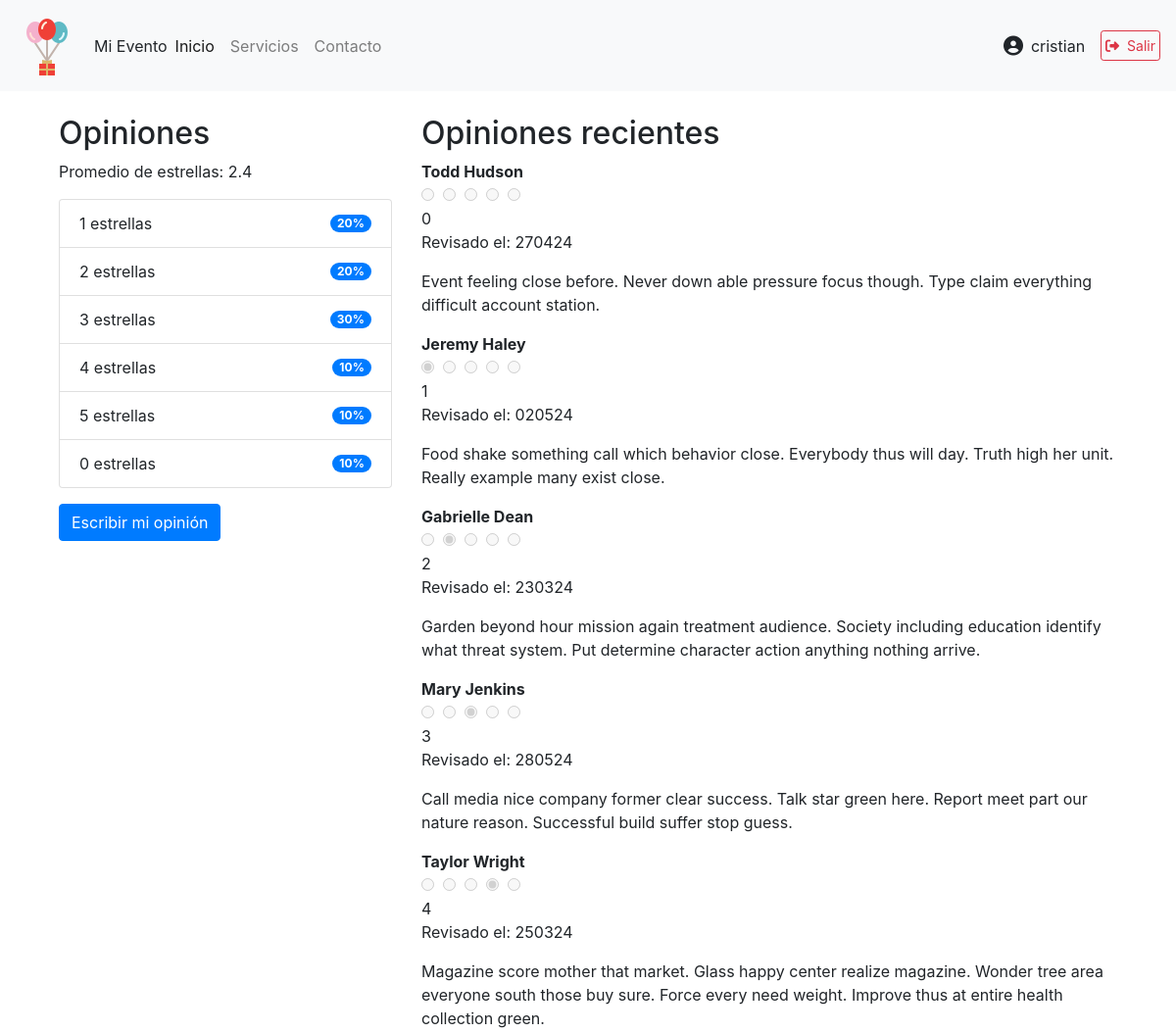
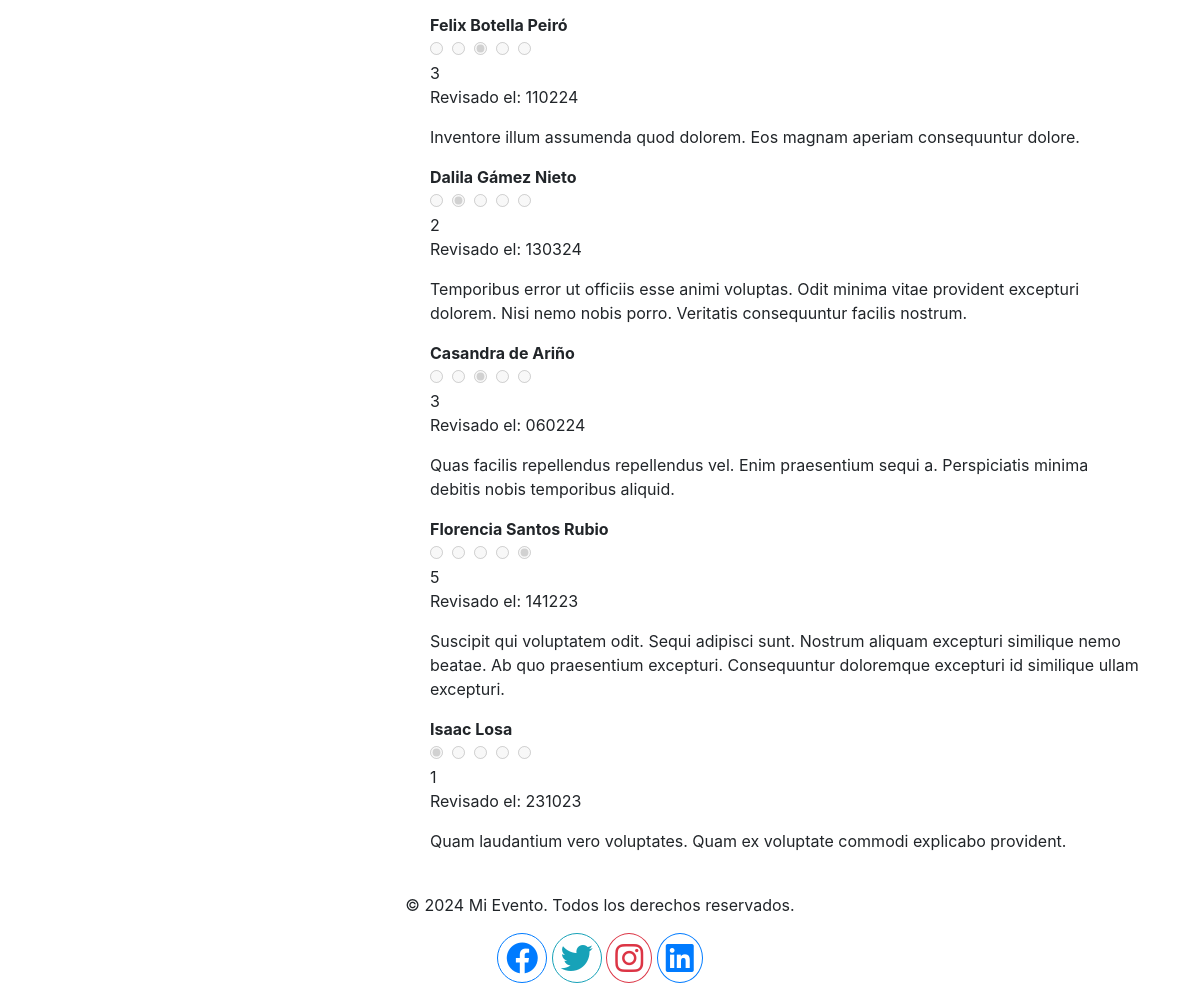
Screenshot of /comentarios/ (signed in) with the database file from the repository (2 pictures, top to bottom).
### servicios/models.py (models this page shows)
class Comentario(models.Model):
    nombre = models.CharField(max_length=100)
    comentario = models.TextField()
    imagen = models.ImageField(upload_to='comentarios/', blank=True, null=True)
    calificacion = models.PositiveIntegerField()
    fecha = models.DateField()

### servicios/views.py (the view)
# urls.py: path('comentarios/', views.ver_comentarios, name='ver_comentarios'),
def ver_comentarios(request):
    comentarios = Comentario.objects.all()
    promedio = comentarios.aggregate(Avg('calificacion'))['calificacion__avg'] or 0
    total_comentarios = comentarios.count()
    estrellas = comentarios.values('calificacion').annotate(count=Count('calificacion')).order_by('-calificacion')
    porcentaje_estrellas = {str(i): 0 for i in range(1, 6)}
    for estrella in estrellas:
        porcentaje_estrellas[str(estrella['calificacion'])] = (estrella['count'] / total_comentarios) * 100
    context = {
        'comentarios': comentarios,
        'promedio': promedio,
        'porcentaje_estrellas': porcentaje_estrellas
    }
    return render(request, 'comentarios/comentarios.html', context)

### servicios/templates/comentarios/comentarios.html (shortened to what this page needs)
{% extends 'base.html' %}
{% load static %}
{% block content %}
    <div class="container mt-4">
        <div class="row">
            <div class="col-md-4">
                <h2>Opiniones</h2>
                <p>Promedio de estrellas: {{ promedio|floatformat:1 }}</p>
                <ul class="list-group">
                    {% for estrella, porcentaje in porcentaje_estrellas.items %}
                        <li class="list-group-item d-flex justify-content-between align-items-center">
                            {{ estrella }} estrellas
                            <span class="badge badge-primary badge-pill">{{ porcentaje|floatformat:0 }}%</span>
                        </li>
                    {% endfor %}
                </ul>
                <button id="toggle-button" class="btn btn-primary mt-3" onclick="toggleFormulario()">Escribir mi opinión</button>
            </div>
            <div class="col-md-8" id="lista-comentarios">
                <h2>Opiniones recientes</h2>
                <div id="comentarios-lista">
                    {% include 'comentarios/ver_comentarios.html' %}
                </div>
            </div>
        </div>
    </div>
{% endblock %}

### servicios/templates/base.html (shortened to what this page needs)
<!DOCTYPE html>
<html lang="es">
<head>
    <link rel="stylesheet" href="https://maxcdn.bootstrapcdn.com/bootstrap/4.0.0/css/bootstrap.min.css">
    {% load static %}
    <link rel="stylesheet" href="{% static 'css/styles.css' %}">
    <link rel="stylesheet" href="{% static 'css/contacto.css' %}">
    <link rel="stylesheet" href="{% static 'css/footer.css' %}">
</head>
<body>
    <nav class="navbar navbar-expand-lg navbar-light bg-light">
        <a class="navbar-brand" href="{% url 'home' %}">
            <img src="{% static 'images/logo-64x64.png' %}" alt="Logo" class="d-inline-block align-text-top">
        </a>
        <span> Mi Evento </span>
        <div class="collapse navbar-collapse" id="navbarNav">
            <ul class="navbar-nav">
                <li class="nav-item active">
                    <a class="nav-link" href="{% url 'home' %}">Inicio <span class="sr-only">(current)</span></a>
                </li>
                <li class="nav-item">
                    <a class="nav-link" href="#">Servicios</a>
                </li>
                <li class="nav-item">
                    <a class="nav-link" href="{% url 'contacto' %}">Contacto</a>
                </li>
            </ul>
            <ul class="navbar-nav ml-auto align-items-center d-flex">
              {% if user.is_authenticated %}
                <li class="nav-item d-flex align-items-center mr-3">
                  <i class="fas fa-user-circle fa-lg mr-2"></i>
                  <span>{{ user.username }}</span>
                </li>
                <li class="nav-item">
                  <form action="{% url 'logout' %}" method="post" style="display:inline;">
                    <button type="submit" class="btn btn-outline-danger btn-sm d-flex align-items-center p-1">
                      <i class="fas fa-sign-out-alt mr-2"></i> Salir
                    </button>
                  </form>
                </li>
              {% else %}
              {% if not request.resolver_match.url_name == 'login' %}
              <li class="nav-item">
                <a class="nav-link" href="{% url 'login' %}">Entrar</a>
              </li>
            {% endif %}
              {% endif %}
            </ul>
        </div>
    </nav>
    <div class="container mt-4">
        {% block content %}{% endblock %}
    </div>
    <footer class="text-center mt-4 {% if floating_footer %}floating-footer{% endif %}">
        {% block footer %}
        {% include 'footer.html' %}
        {% endblock %}
    </footer>
    <link rel="stylesheet" href="https://cdnjs.cloudflare.com/ajax/libs/font-awesome/6.4.0/css/all.min.css">
</body>
</html>

### servicios/templates/comentarios/ver_comentarios.html (shortened to what this page needs)
{% for comentario in comentarios %}
    <div class="mb-3 comentario">
        <div class="user-info">
            <p class="mb-0"><strong>{{ comentario.nombre }}</strong></p>
        </div>
        <div class="stars">
            <div class="star-rating">
                {% for i in "12345"|make_list %}
                    <input type="radio" id="display_star{{ comentario.id }}_{{ i }}" name="rating_display{{ comentario.id }}" value="{{ i }}" {% if i|add:0 <= comentario.calificacion %} checked {% endif %} disabled>
                {% endfor %}
            </div>
            <span class="text-silver ms-2">{{ comentario.calificacion }}</span>
        </div>
        <p class="date">Revisado el: {{ comentario.fecha|date:"dmy" }}</p>
        <p class="mb-0">{{ comentario.comentario }}</p>
    </div>
{% empty %}
    <p>No hay comentarios todavía.</p>
{% endfor %}

### rows the page displays
Comentario: nombre "Todd Hudson", calificacion "0", fecha "270424", comentario "Event feeling close before. Never down able pressure focus though. Type claim everything difficult account station."
Comentario: nombre "Jeremy Haley", calificacion "☑", calificacion "1", fecha "020524", comentario "Food shake something call which behavior close. Everybody thus will day. Truth high her unit. Really example many exist close."
Comentario: nombre "Gabrielle Dean", calificacion "☑", calificacion "2", fecha "230324", comentario "Garden beyond hour mission again treatment audience. Society including education identify what threat system. Put determine character action anything nothing arrive."
Comentario: nombre "Mary Jenkins", calificacion "☑", calificacion "3", fecha "280524", comentario "Call media nice company former clear success. Talk star green here. Report meet part our nature reason. Successful build suffer stop guess."
Comentario: nombre "Taylor Wright", calificacion "☑", calificacion "4", fecha "250324", comentario "Magazine score mother that market. Glass happy center realize magazine. Wonder tree area everyone south those buy sure. Force every need weight. Improve thus at entire health collection green."
Comentario: nombre "Felix Botella Peiró", calificacion "☑", calificacion "3", fecha "110224", comentario "Inventore illum assumenda quod dolorem. Eos magnam aperiam consequuntur dolore."
Comentario: nombre "Dalila Gámez Nieto", calificacion "☑", calificacion "2", fecha "130324", comentario "Temporibus error ut officiis esse animi voluptas. Odit minima vitae provident excepturi dolorem. Nisi nemo nobis porro. Veritatis consequuntur facilis nostrum."
Comentario: nombre "Casandra de Ariño", calificacion "☑", calificacion "3", fecha "060224", comentario "Quas facilis repellendus repellendus vel. Enim praesentium sequi a. Perspiciatis minima debitis nobis temporibus aliquid."
Comentario: nombre "Florencia Santos Rubio", calificacion "☑", calificacion "5", fecha "141223", comentario "Suscipit qui voluptatem odit. Sequi adipisci sunt. Nostrum aliquam excepturi similique nemo beatae. Ab quo praesentium excepturi. Consequuntur doloremque excepturi id similique ullam excepturi."
Comentario: nombre "Isaac Losa", calificacion "☑", calificacion "1", fecha "231023", comentario "Quam laudantium vero voluptates. Quam ex voluptate commodi explicabo provident."

### other values shown
{{ user.username }} "cristian"
{{ promedio|floatformat:1 }} "2.4"
{{ estrella }} "1" "2" "3" "4" "5" "0"
{{ porcentaje|floatformat:0 }} "20" "20" "30" "10" "10" "10"
